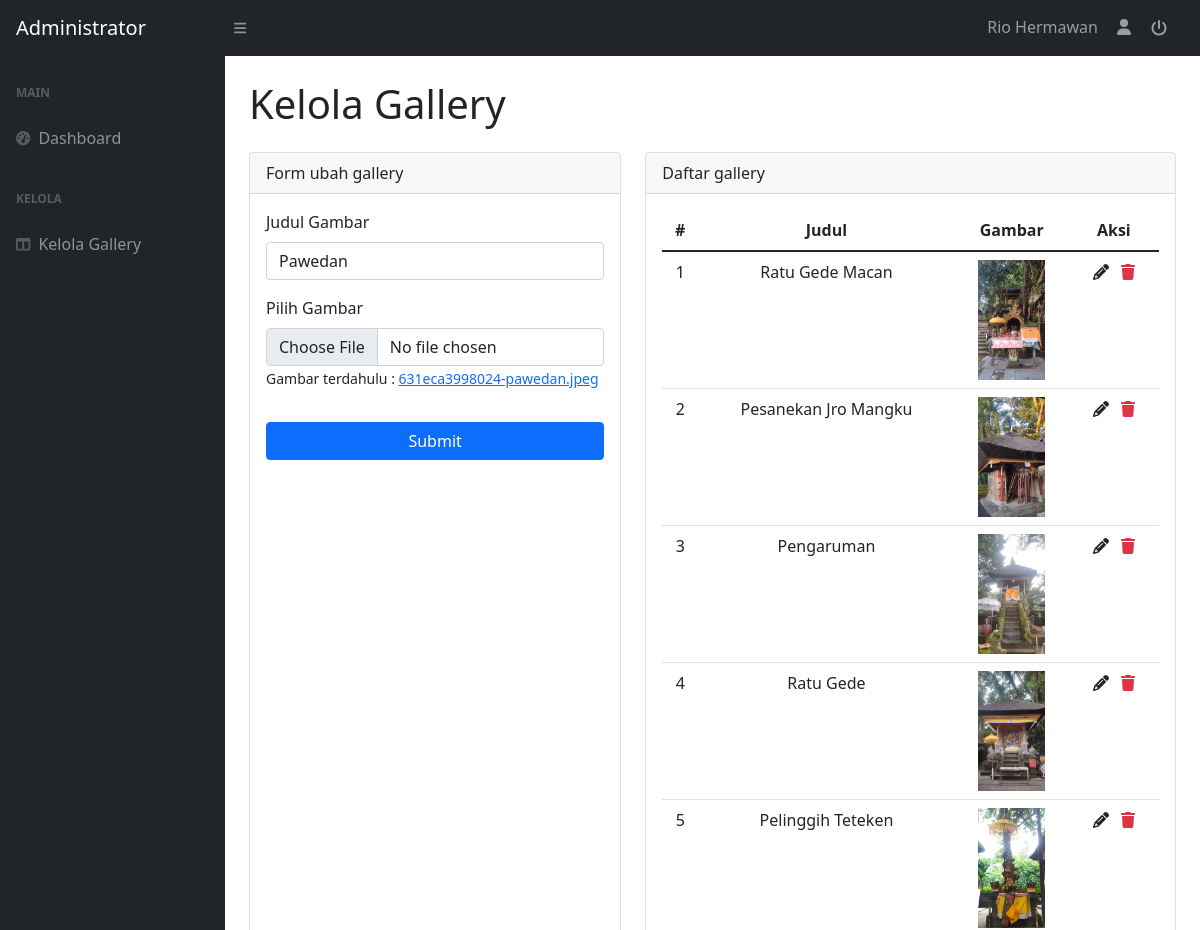
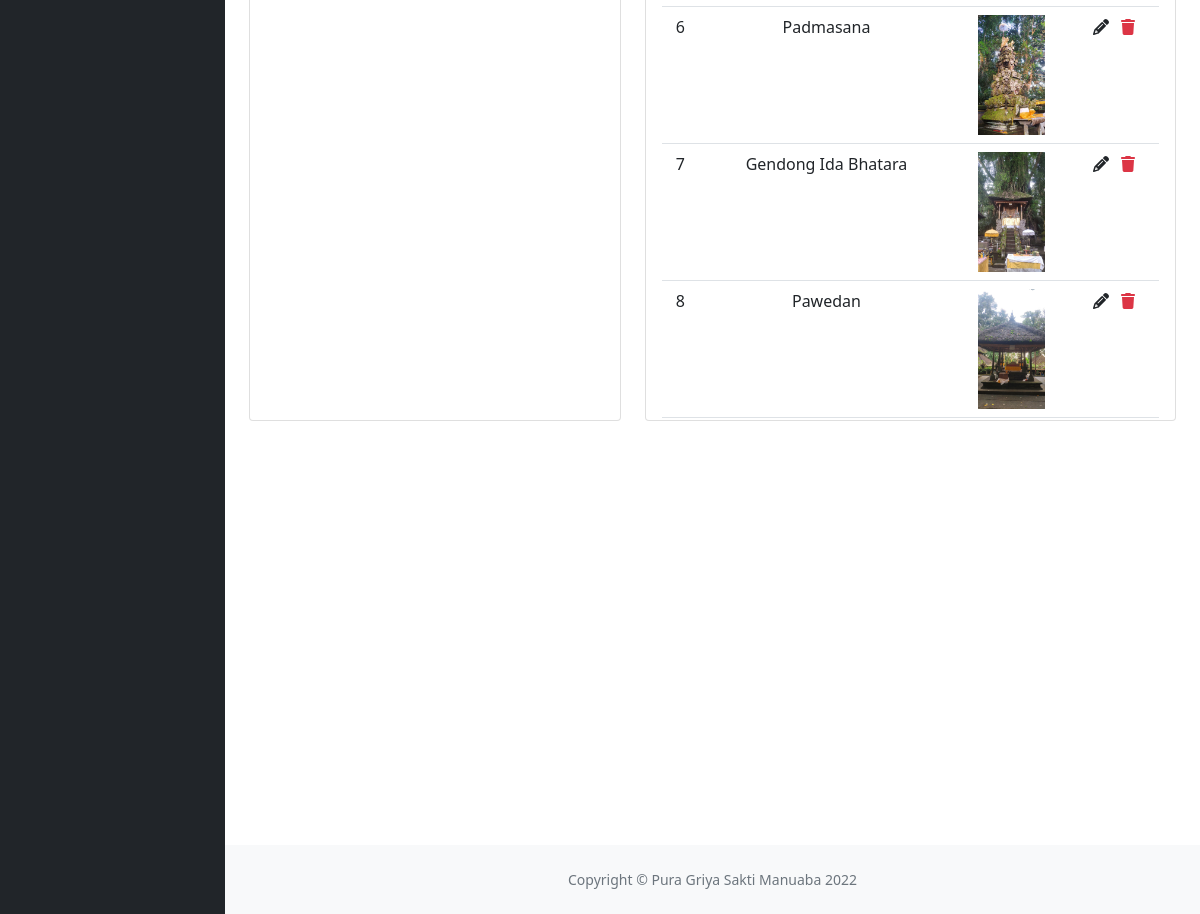
The app's page /admin/gallery.php?ubah_id=8 (signed in) with its own data (2 pictures, top to bottom).
### tables this page shows
CREATE TABLE `galleries` (
  `id` int(11) NOT NULL,
  `title` varchar(100) NOT NULL,
  `image_name` varchar(100) NOT NULL,
  `created_at` datetime NOT NULL,
  `updated_at` datetime DEFAULT NULL
);

### admin/functions/global.php (called while the page is built, shortened)
<?php
include_once 'connection.php';
$pageTitle = 'Pura Griya Sakti Manuaba';
function getGalleries()
{
    global $conn;
    $sql = "SELECT * FROM galleries";
    $result = mysqli_query($conn, $sql);
    while ($galeri = mysqli_fetch_assoc($result)) {
        $galleries[] = $galeri;
    }
    return array_reverse($galleries);
}
function getGalleryById($id)
{
    global $conn;
    $sql = "SELECT * FROM galleries WHERE id = $id";
    $result = mysqli_query($conn, $sql);
    return mysqli_fetch_assoc($result);
}

### admin/gallery.php (the view, shortened to what this page needs)
<?php
include_once 'functions/global.php';
$isUbah = isset($_GET['ubah_id']);
if ($isUbah) {
    $galleryById = getGalleryById($_GET['ubah_id']);
}
$galleries = getGalleries();
?>
<!DOCTYPE html>
<html lang="en">
<head>
    <link href="https://cdn.jsdelivr.net/npm/simple-datatables@latest/dist/style.css" rel="stylesheet" />
    <link href="css/bootstrap.css" rel="stylesheet" />
</head>
<body class="sb-nav-fixed">
    <nav class="sb-topnav navbar navbar-expand navbar-dark bg-dark">
        <a class="navbar-brand ps-3" href="dashboard.php">Administrator</a>
        <button class="btn btn-link btn-sm order-1 order-lg-0 me-4 me-lg-0" id="sidebarToggle" href="#!"><i class="fas fa-bars"></i></button>
        <ul class="navbar-nav ms-auto ms-md-0 me-3 me-lg-4">
            <li class="nav-item dropdown">
                <a class="nav-link" title="Logout">
                    <?= $_SESSION['user']['name'] ?>
                </a>
            </li>
            <li class="nav-item dropdown">
                <span class="nav-link">
                    <i class="fas fa-user fa-fw"></i>
                </span>
            </li>
            <li class="nav-item dropdown">
                <form action="functions/logout.php" method="POST">
                    <button name="logout" type="submit" class="btn nav-link" title="Logout">
                        <i class="fa-solid fa-power-off"></i>
                    </button>
                </form>
            </li>
        </ul>
    </nav>
    <div id="layoutSidenav">
        <div id="layoutSidenav_nav">
            <nav class="sb-sidenav accordion sb-sidenav-dark" id="sidenavAccordion">
                <div class="sb-sidenav-menu">
                    <div class="nav">
                        <div class="sb-sidenav-menu-heading">Main</div>
                        <a class="nav-link" href="dashboard.php">
                            <div class="sb-nav-link-icon"><i class="fas fa-tachometer-alt"></i></div>
                            Dashboard
                        </a>
                        <div class="sb-sidenav-menu-heading">Kelola</div>
                        <a class="nav-link" href="gallery.php">
                            <div class="sb-nav-link-icon"><i class="fas fa-columns"></i></div>
                            Kelola Gallery
                        </a>
                    </div>
                </div>
            </nav>
        </div>
        <div id="layoutSidenav_content">
            <main>
                <div class="container-fluid px-4">
                    <h1 class="my-4">Kelola Gallery</h1>
                    <div class="row">
                        <div class="col-12 col-lg-5">
                            <div class="card" style="height: 65vh;">
                                <div class="card-header">
                                    <span class="gallery-form-title">Form <?= $isUbah ? 'ubah' : 'tambah' ?> gallery</span>
                                </div>
                                <div class="card-body">
                                    <form action="functions/<?= $isUbah ? 'update-gallery.php' : 'insert-gallery.php' ?>" method="POST" enctype="multipart/form-data">
                                        <div class="mb-3">
                                            <label for="title" class="form-label">Judul Gambar</label>
                                            <input name="title" type="text" class="form-control" id="title" placeholder="Judul gambar" required value="<?= $isUbah ? $galleryById['title'] : '' ?>">
                                        </div>
                                        <div class="mb-3">
                                            <span class="d-block mb-2">Pilih Gambar</span>
                                            <input name="image" type="file" class="d-block form-control" <?= $isUbah ? '' : 'required' ?>>
                                            <?php if ($isUbah) { ?>
                                                <small id="image-name">Gambar terdahulu :
                                                    <a target="_blank" href="img/galleries/<?= $galleryById['image_name'] ?>">
                                                        <?= $galleryById['image_name'] ?>
                                                    </a>
                                                </small>
                                            <?php } ?>
                                        </div>
                                        <button type="submit" class="btn btn-primary w-100 mt-3">Submit</button>
                                    </form>
                                </div>
                            </div>
                        </div>
                        <div class="col-12 col-lg-7">
                            <div class="card" style="height: 65vh;">
                                <div class="card-header">
                                    <span>Daftar gallery</span>
                                </div>
                                <div class="card-body" style="overflow-y: scroll;">
                                    <table class="table">
                                        <?php if (count($galleries) > 0) { ?>
                                            <thead>
                                                <tr>
                                                    <th>
                                                        <center>#</center>
                                                    </th>
                                                    <th>
                                                        <center>Judul</center>
                                                    </th>
                                                    <th>
                                                        <center>Gambar</center>
                                                    </th>
                                                    <th>
                                                        <center>Aksi</center>
                                                    </th>
                                                </tr>
                                            </thead>
                                            <tbody>
                                                <?php foreach ($galleries as $i => $gallery) { ?>
                                                    <tr>
                                                        <td class="pt-2">
                                                            <center><?= $i + 1 ?></center>
                                                        </td>
                                                        <td class="pt-2">
                                                            <center><?= $gallery['title'] ?></center>
                                                        </td>
                                                        <td>
                                                            <center>
                                                                <img src="img/galleries/<?= $gallery['image_name'] ?>" alt="<?= $gallery['title'] ?>" style="max-height: 120px;">
                                                            </center>
                                                        </td>
                                                        <td class="pt-2">
                                                            <center>
                                                                <a href="?ubah_id=<?= $gallery['id'] ?>" title="Ubah" class="d-inline-block mx-1">
                                                                    <i class="fa-solid fa-pencil text-dark"></i>
                                                                </a>
                                                                <a href="functions/delete-gallery.php?id=<?= $gallery['id'] ?>&image_name=<?= $gallery['image_name'] ?>" title="Hapus" class="d-inline-block mx-1">
                                                                    <i class="fa-solid fa-trash text-danger"></i>
                                                                </a>
                                                            </center>
                                                        </td>
                                                    </tr>
                                                <?php } ?>
                                            </tbody>
                                        <?php } else { ?>
                                            <h6 class="mt-2">Data gallery tidak tersedia</h6>
                                        <?php } ?>
                                    </table>
                                </div>
                            </div>
                        </div>
                    </div>
                </div>
            </main>
            <footer class="py-4 bg-light mt-auto">
                <div class="container-fluid px-4">
                    <div class="d-flex align-items-center justify-content-center small">
                        <div class="text-muted">Copyright &copy; <?= $pageTitle ?> 2022</div>
                    </div>
                </div>
            </footer>
        </div>
    </div>
</body>
</html>

### records on screen
galleries: title "Pawedan", image_name "631eca3998024-pawedan.jpeg", image_name (picture)
galleries: title "Ratu Gede Macan", image_name (picture)
galleries: title "Pesanekan Jro Mangku", image_name (picture)
galleries: title "Pengaruman", image_name (picture)
galleries: title "Ratu Gede", image_name (picture)
galleries: title "Pelinggih Teteken", image_name (picture)
galleries: title "Padmasana", image_name (picture)
galleries: title "Gendong Ida Bhatara", image_name (picture)

### other values on screen
$_SESSION['user']['name'] "Rio Hermawan"
$pageTitle "Pura Griya Sakti Manuaba"
